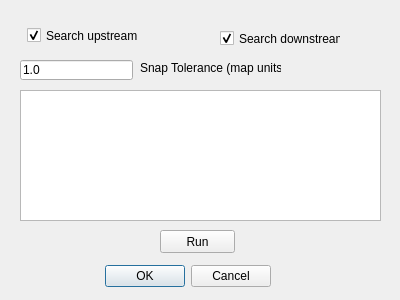
<?xml version="1.0" encoding="UTF-8"?>
<ui version="4.0">
 <class>coastalmeqgis_flowtrace</class>
 <widget class="QDialog" name="coastalmeqgis_flowtrace">
  <property name="geometry">
   <rect>
    <x>0</x>
    <y>0</y>
    <width>400</width>
    <height>300</height>
   </rect>
  </property>
  <property name="windowTitle">
   <string>Trace Connectivity</string>
  </property>
  <widget class="QDialogButtonBox" name="buttonBox">
   <property name="geometry">
    <rect>
     <x>100</x>
     <y>260</y>
     <width>171</width>
     <height>32</height>
    </rect>
   </property>
   <property name="orientation">
    <enum>Qt::Horizontal</enum>
   </property>
   <property name="standardButtons">
    <set>QDialogButtonBox::Cancel|QDialogButtonBox::Ok</set>
   </property>
  </widget>
  <widget class="QCheckBox" name="cb_US">
   <property name="geometry">
    <rect>
     <x>27</x>
     <y>27</y>
     <width>121</width>
     <height>17</height>
    </rect>
   </property>
   <property name="text">
    <string>Search upstream</string>
   </property>
   <property name="checked">
    <bool>true</bool>
   </property>
  </widget>
  <widget class="QPushButton" name="pb_Run">
   <property name="geometry">
    <rect>
     <x>160</x>
     <y>230</y>
     <width>75</width>
     <height>23</height>
    </rect>
   </property>
   <property name="text">
    <string>Run</string>
   </property>
  </widget>
  <widget class="QCheckBox" name="cb_DS">
   <property name="geometry">
    <rect>
     <x>220</x>
     <y>30</y>
     <width>121</width>
     <height>17</height>
    </rect>
   </property>
   <property name="text">
    <string>Search downstream</string>
   </property>
   <property name="checked">
    <bool>true</bool>
   </property>
  </widget>
  <widget class="QListWidget" name="lw_Log">
   <property name="geometry">
    <rect>
     <x>20</x>
     <y>90</y>
     <width>361</width>
     <height>131</height>
    </rect>
   </property>
  </widget>
  <widget class="QLineEdit" name="le_dt">
   <property name="geometry">
    <rect>
     <x>20</x>
     <y>60</y>
     <width>113</width>
     <height>20</height>
    </rect>
   </property>
   <property name="text">
    <string>1.0</string>
   </property>
  </widget>
  <widget class="QLabel" name="label">
   <property name="geometry">
    <rect>
     <x>140</x>
     <y>60</y>
     <width>141</width>
     <height>16</height>
    </rect>
   </property>
   <property name="text">
    <string>Snap Tolerance (map units)</string>
   </property>
  </widget>
 </widget>
 <resources/>
 <connections/>
</ui>
